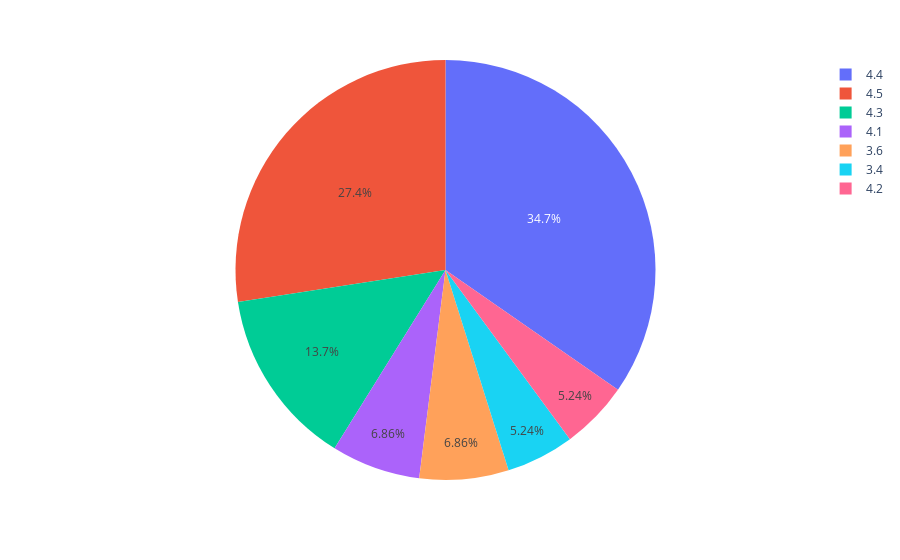

Source (notebook cell):
### Code cell
fig = pt.pie(data_frame=df,names='Rating')
fig.show()

### Figure 1 — Plotly figure (JSON) as saved in the notebook; plotly's stock layout.template omitted (floating-point values rounded to 4 significant figures; data arrays with more than 128 entries replaced by an {"elided": "..."} marker saying what was removed)
{"data": [{"domain": {"x": [0, 1], "y": [0, 1]}, "hovertemplate": "Rating=%{label}<extra></extra>", "labels": {"elided": "1050 float values"}, "legendgroup": "", "name": "", "showlegend": true, "type": "pie"}], "layout": {"autosize": true, "legend": {"tracegroupgap": 0}, "margin": {"t": 60}}}
